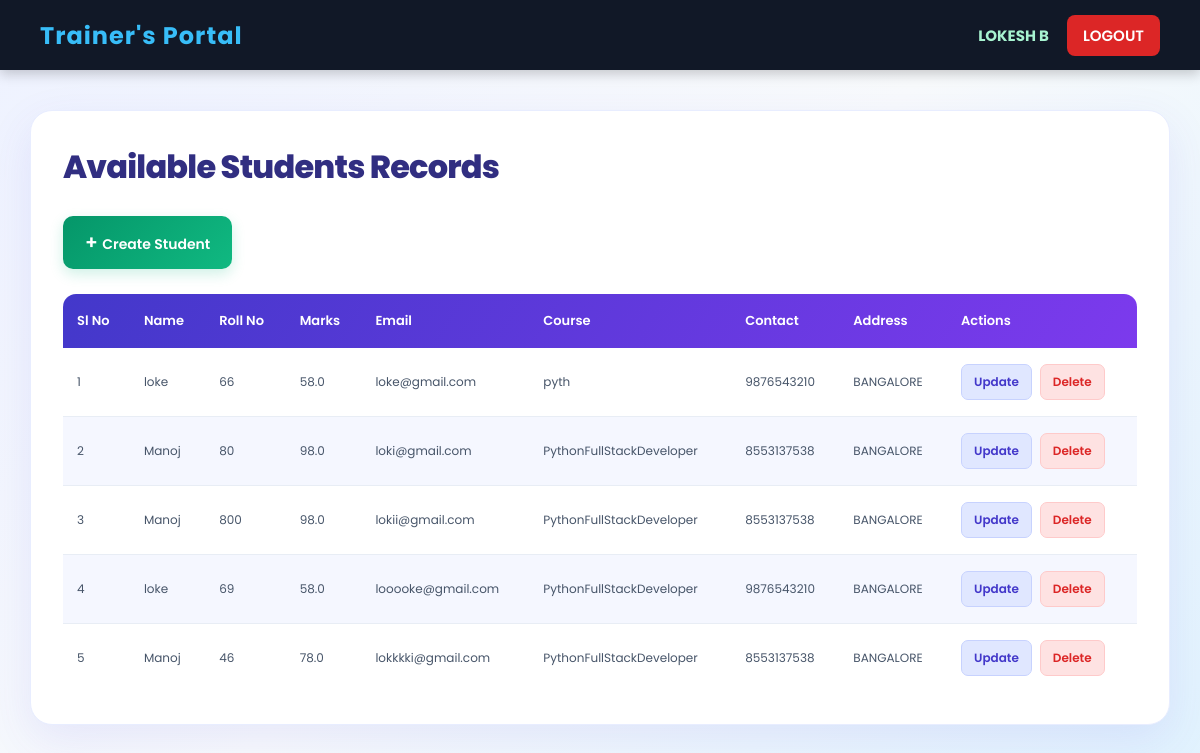
The page / (signed in) on the database its author committed.
### student/models.py (models this page shows, shortened)
class Student(models.Model):
  name=models.CharField(max_length=100)
  roll_no=models.IntegerField(unique=True)
  marks=models.FloatField()
  email=models.EmailField(unique=True)
  course=models.CharField(max_length=100)
  contact=models.CharField(max_length=10)
  address=models.TextField(null=True)
  trainer=models.ForeignKey(User,on_delete=models.CASCADE,null=True)

### student/views.py (the view)
# urls.py: path("",views.display_view,name='display'),
@login_required(login_url='signin')
def display_view(request):
  students=Student.objects.filter(trainer=request.user)
  context={
    'students':students
    }
  return render(request,'display.html', context)

### student/templates/display.html (shortened to what this page needs)
{% extends 'base.html' %}
{% load static %}
{% block css %}
<link rel="stylesheet" href="{% static 'css/display.css' %}">
{% endblock css %}
{% block content %}
<div class="main">
  <h1>Available Students Records</h1>
  <a href="{% url 'create' %}" class="create" >Create Student</a>
  <table>
    <thead>
      <th>Sl No</th>
      <th>Name</th>
      <th>Roll No</th>
      <th>Marks</th>
      <th>Email</th>
      <th>Course</th>
      <th>Contact</th>
      <th>Address</th>
      <th>Actions</th>
    </thead>
    <tbody>
      {% for student in students %}
      <tr>
        <td>{{ forloop.counter }}</td>
        <td>{{ student.name}}</td>
        <td>{{ student.roll_no}}</td>
        <td>{{ student.marks}}</td>
        <td>{{ student.email}}</td>
        <td>{{ student.course}}</td>
        <td>{{ student.contact}}</td>
        <td>{{ student.address}}</td>
        <td>
          <div class="actions">
            <a href="{% url 'update' student.id %}" class="update-btn">Update</a>
            <a href="{% url 'delete' student.id %}">Delete</a>
          </div>
        </td>
      </tr>
        {% endfor %}
    </tbody>
  </table>
</div>
{% endblock content %}

### trainer_portal_project/templates/base.html (shortened to what this page needs)
{% load static %}
<!DOCTYPE html>
<html lang="en">
<head>
    <link rel="stylesheet" href="{% static 'css/navbar.css' %}">
  {% block css %}{% endblock css%}
</head>
<body>
  {% include 'partials/navbar.html' %}
  {% block content %}
  {% endblock content %}
</body>
</html>

### trainer_portal_project/templates/partials/navbar.html (shortened to what this page needs)
<nav>
  <div class="left">
    <a href="{% url 'display' %}">Trainer's Portal</a>
  </div>
  <div class="right">
    {% if request.user.is_authenticated %}
    <div><p>{{ request.user.username.upper}}</p></div>
    <div class="btn">
      <a href="{% url 'signout' %}">LOGOUT</a>
    </div>
    {% endif %}
  </div>
</nav>

### trainer_portal_project/static/css/navbar.css (style rules this page uses)
nav { position: fixed; top: 0; left: 0; width: 100%; height: 70px; background: #111827; display: flex; justify-content: space-between; align-items: center; padding: 0 40px; box-sizing: border-box; z-index: 1000; box-shadow: 0 4px 12px rgba(0, 0, 0, 0.2); }
nav .left a { color: #38bdf8; font-size: 24px; font-weight: bold; text-decoration: none; letter-spacing: 1px; white-space: nowrap; }
nav .right { display: flex; align-items: center; gap: 18px; }
nav .right a { color: #ffffff; text-decoration: none; font-size: 15px; font-weight: 600; padding: 10px 16px; border-radius: 8px; transition: background 0.3s ease, color 0.3s ease; }
nav .right p { color: #a7f3d0; font-size: 15px; font-weight: bold; margin: 0; text-transform: uppercase; }
nav .right .btn a { background: #dc2626; color: #ffffff; }
body { margin: 0; padding-top: 70px; }

### student/static/css/display.css (style rules this page uses)
* { margin: 0; padding: 0; box-sizing: border-box; }
body { font-family: 'Poppins', sans-serif; background: linear-gradient(135deg, #eef2ff, #f8fafc, #e0f2fe); min-height: 100vh; color: #1e293b; }
.main { width: 95%; max-width: 1500px; margin: 40px auto; padding: 32px; background: #ffffff; border-radius: 22px; box-shadow: 0 15px 45px rgba(79, 70, 229, 0.10); border: 1px solid #e8edff; }
.main h1 { font-size: 32px; font-weight: 800; color: #312e81; margin-bottom: 25px; letter-spacing: -0.8px; }
.create { display: inline-block; text-decoration: none; color: #ffffff; background: linear-gradient(135deg, #059669, #10b981); padding: 12px 22px; border-radius: 10px; font-size: 14px; font-weight: 600; margin-bottom: 25px; box-shadow: 0 5px 14px rgba(16, 185, 129, 0.2); transition: 0.3s ease; }
.create::before { content: "+ "; font-size: 19px; }
.main table { width: 100%; border-collapse: separate; border-spacing: 0; border-radius: 13px; overflow: hidden; }
.main thead { background: linear-gradient(120deg, #4338ca, #7c3aed); color: white; }
.main th { padding: 17px 14px; text-align: left; font-size: 13px; font-weight: 600; white-space: nowrap; }
.main td { padding: 16px 14px; font-size: 12px; border-bottom: 1px solid #e8edf5; color: #475569; vertical-align: middle; }
.main tbody tr:nth-child(even) { background: #f5f7ff; }
.main tbody tr:nth-child(odd) { background: #ffffff; }
.main tbody tr:last-child td { border-bottom: none; }
.actions { display: flex; align-items: center; gap: 8px; }
.actions a { display: inline-block; text-decoration: none; padding: 8px 12px; border-radius: 7px; font-size: 12px; font-weight: 600; transition: 0.25s ease; white-space: nowrap; }
.update-btn { color: #4338ca; background: #e0e7ff; border: 1px solid #c7d2fe; }
.actions a:last-child { color: #dc2626; background: #fee2e2; border: 1px solid #fecaca; }

### rows shown on the page
Student: name "loke", roll_no "66", marks "58.0", email "loke@gmail.com", course "pyth", contact "9876543210", address "BANGALORE"
Student: name "Manoj", roll_no "80", marks "98.0", email "loki@gmail.com", course "PythonFullStackDeveloper", contact "8553137538", address "BANGALORE"
Student: name "Manoj", roll_no "800", marks "98.0", email "lokii@gmail.com", course "PythonFullStackDeveloper", contact "8553137538", address "BANGALORE"
Student: name "loke", roll_no "69", marks "58.0", email "looooke@gmail.com", course "PythonFullStackDeveloper", contact "9876543210", address "BANGALORE"
Student: name "Manoj", roll_no "46", marks "78.0", email "lokkkki@gmail.com", course "PythonFullStackDeveloper", contact "8553137538", address "BANGALORE"

### other values the page prints
{{ request.user.username.upper }} "LOKESH B"
